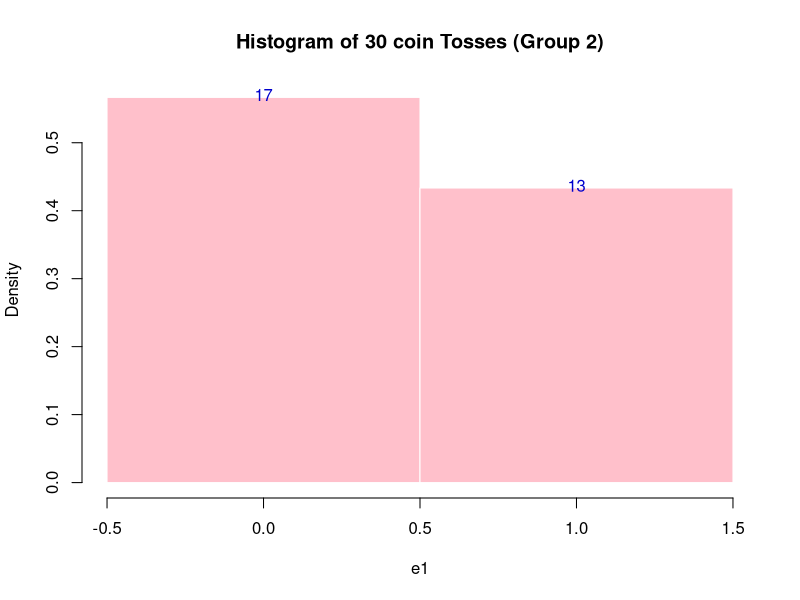
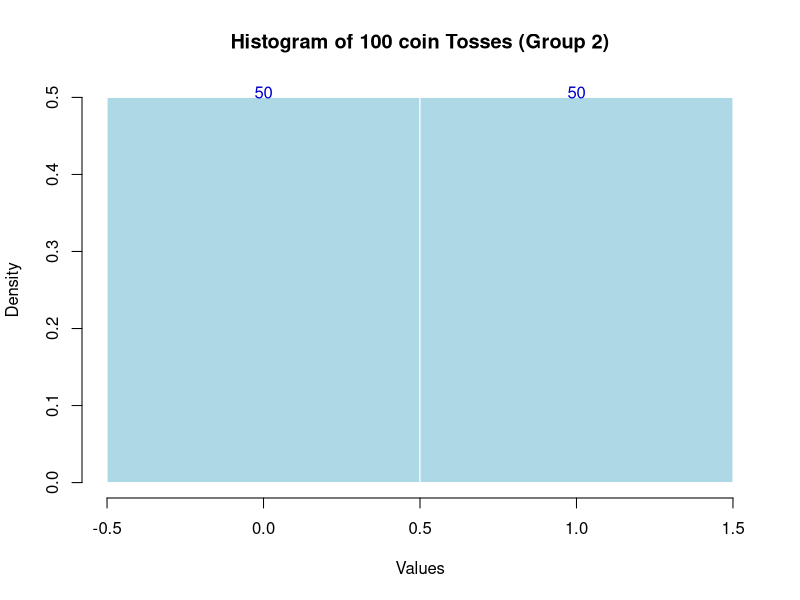
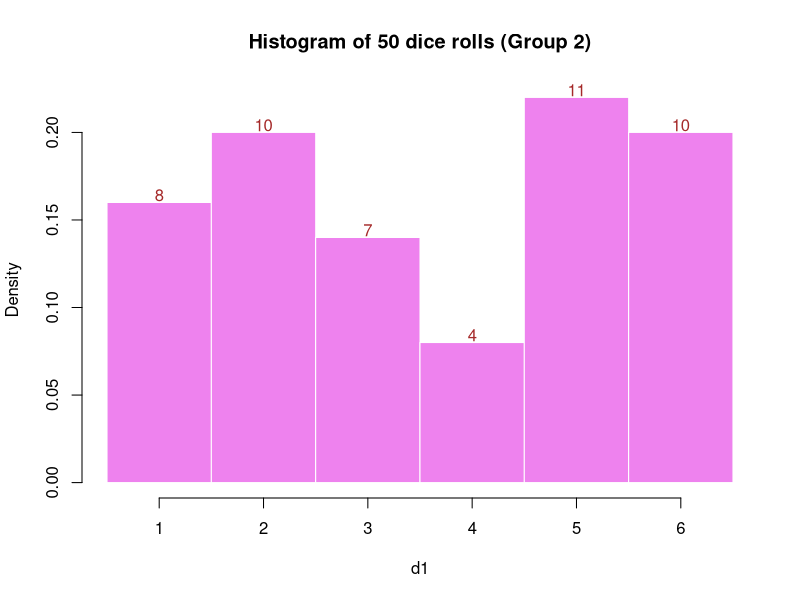
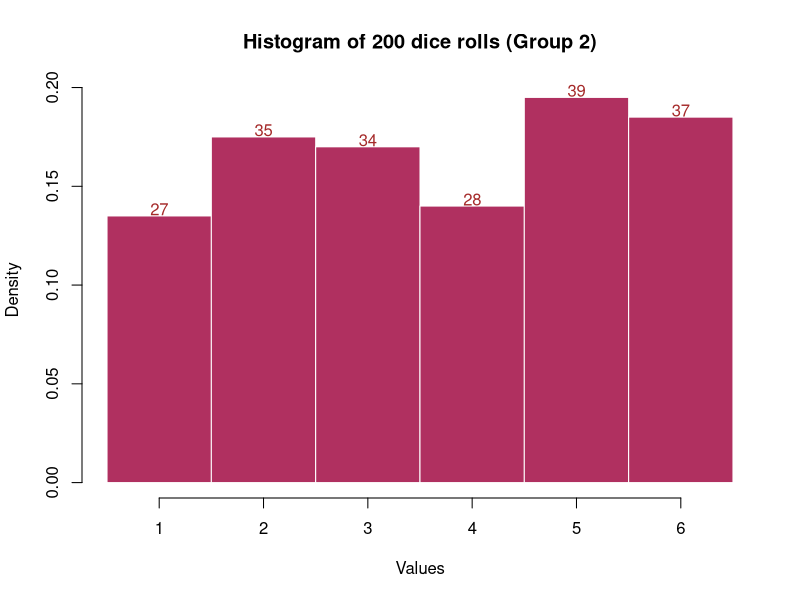

These figures' R source, in order:
## ---- chunk 1
e0 = sample(0:1,15,rep=T)
e0
## ---- chunk 2
FlipCoin = function(n) {
   sample(0:1,n,rep=T)
}
e1=FlipCoin(30)
e1
## ---- chunk 3
sum(e1==0)
## ---- chunk 4
sum(e1==0)/30
## ---- chunk 5
sum(e1==1)
## ---- chunk 6
sum(e1==1)/30
## ---- chunk 7
r<-hist(e1,breaks=c(-0.5,0.5,1.5), 
        prob=T,main="Histogram of 30 coin Tosses (Group 2)",
        col="pink",
        border="white")

label_pos <- r$density - 0.015

text(r$mids,label_pos, r$counts, adj = c(.5, -.5), col = "blue3")
## ---- chunk 8
e2 = FlipCoin(100)
e2
## ---- chunk 9
r <- hist(e2, breaks = c(-0.5, 0.5, 1.5), 
          prob = TRUE, 
          main = "Histogram of 100 coin Tosses (Group 2)", 
          col = "lightblue", 
          xlab = "Values", 
          border = "white",)

label_pos <- r$density - 0.01

text(r$mids,label_pos, r$counts, adj = c(.5, -.5), col = "blue3")

## ---- chunk 10
e3 = FlipCoin(500) #Flipping Coin 500 times
e3
## ---- chunk 11

# Create table of frequencies
freq_table <- matrix(NA, nrow = 2, ncol = 2, 
                     dimnames = list(c("Relative frequency of Tails", 
                                       "Relative frequency of Heads"), 
                                     c("100 tosses", "500 tosses")))

# Frequencies
freq_table["Relative frequency of Tails", "100 tosses"] <- sum(e2 == 0)/100
freq_table["Relative frequency of Heads", "100 tosses"] <- sum(e2 == 1)/100
freq_table["Relative frequency of Tails", "500 tosses"] <- sum(e3 == 0)/500
freq_table["Relative frequency of Heads", "500 tosses"] <- sum(e3 == 1)/500

print(freq_table, box = TRUE,
      quote = FALSE, digits = 2,
      col.just = "center",
      row.just = "center",
      hline.after = TRUE,
      vline.after = TRUE,
      print.gap = 2,
      box = TRUE)

## ---- chunk 12
sample(1:6,20,rep=T) 
## ---- chunk 13
RollDie = function(n) { 
  sample(1:6,n,rep=T)
}
d1=RollDie(50)
d1
## ---- chunk 14
sum(d1==3)
## ---- chunk 15
sum(d1==3)/50 
## ---- chunk 16
r<-hist(d1,breaks=c(0.5,1.5,2.5,3.5,4.5,5.5,6.5), 
        prob=T,col="violet",
        main="Histogram of 50 dice rolls (Group 2)",
        border="white")

label_pos <- r$density - 0.003

text(r$mids,label_pos, r$counts, adj = c(.5, -.5), col = "brown")
## ---- chunk 17
d2 = RollDie(200)
d2
## ---- chunk 18
r <- hist(d2, breaks = c(0.5,1.5,2.5,3.5,4.5,5.5,6.5), 
          prob = TRUE, 
          main = "Histogram of 200 dice rolls (Group 2)", 
          col = "maroon", 
          xlab = "Values", 
          border = "white")

label_pos <- r$density - 0.003

text(r$mids,label_pos, r$counts, adj = c(.5, -.5), col = "brown")
## ---- chunk 19
d3 = RollDie(1000)
d3
## ---- chunk 20

# Create table of frequencies
dice_table <- matrix(NA, nrow = 6, ncol = 2, 
                     dimnames = list(c("Relative frequency of 1", 
                                       "Relative frequency of 2", 
                                       "Relative frequency of 3", 
                                       "Relative frequency of 4", 
                                       "Relative frequency of 5", 
                                       "Relative frequency of 6"), 
                                     c("200 rolls", "1000 rolls")))

# Frequencies
dice_table["Relative frequency of 1", "200 rolls"] <- sum(d2 == 1)/200
dice_table["Relative frequency of 2", "200 rolls"] <- sum(d2 == 2)/200
dice_table["Relative frequency of 3", "200 rolls"] <- sum(d2 == 3)/200
dice_table["Relative frequency of 4", "200 rolls"] <- sum(d2 == 4)/200
dice_table["Relative frequency of 5", "200 rolls"] <- sum(d2 == 5)/200
dice_table["Relative frequency of 6", "200 rolls"] <- sum(d2 == 6)/200

dice_table["Relative frequency of 1", "1000 rolls"] <- sum(d3 == 1)/1000
dice_table["Relative frequency of 2", "1000 rolls"] <- sum(d3 == 2)/1000
dice_table["Relative frequency of 3", "1000 rolls"] <- sum(d3 == 3)/1000
dice_table["Relative frequency of 4", "1000 rolls"] <- sum(d3 == 4)/1000
dice_table["Relative frequency of 5", "1000 rolls"] <- sum(d3 == 5)/1000
dice_table["Relative frequency of 6", "1000 rolls"] <- sum(d3 == 6)/1000

print(dice_table, box = TRUE, 
      quote = FALSE, 
      digits = 2,
      col.just = "center",
      row.just = "center",
      hline.after = TRUE,
      vline.after = TRUE,
      print.gap = 2)

## ---- chunk 21
deck_cards <- 52 # Total Cards
kings <- 4 # Total Kings
probability_of_first_king <- kings/deck_cards
probability_of_second_king <- (kings-1)/(deck_cards - 1)

# Final Probability
final_probability <- probability_of_first_king * probability_of_second_king
final_probability

